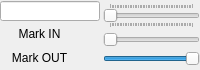
          <widget class="QFrame" name="timingControlFrame">
           <property name="enabled">
            <bool>true</bool>
           </property>
           <property name="sizePolicy">
            <sizepolicy hsizetype="Expanding" vsizetype="Maximum">
             <horstretch>0</horstretch>
             <verstretch>0</verstretch>
            </sizepolicy>
           </property>
           <property name="maximumSize">
            <size>
             <width>16777215</width>
             <height>70</height>
            </size>
           </property>
           <property name="frameShape">
            <enum>QFrame::NoFrame</enum>
           </property>
           <property name="frameShadow">
            <enum>QFrame::Plain</enum>
           </property>
           <layout class="QHBoxLayout" name="horizontalLayout">
            <property name="spacing">
             <number>3</number>
            </property>
            <property name="leftMargin">
             <number>0</number>
            </property>
            <property name="topMargin">
             <number>0</number>
            </property>
            <property name="rightMargin">
             <number>0</number>
            </property>
            <property name="bottomMargin">
             <number>0</number>
            </property>
            <item>
             <layout class="QGridLayout" name="gridLayout">
              <property name="spacing">
               <number>1</number>
              </property>
              <item row="0" column="0" colspan="2">
               <widget class="QLineEdit" name="timeLineEdit">
                <property name="sizePolicy">
                 <sizepolicy hsizetype="Fixed" vsizetype="Fixed">
                  <horstretch>0</horstretch>
                  <verstretch>0</verstretch>
                 </sizepolicy>
                </property>
                <property name="minimumSize">
                 <size>
                  <width>0</width>
                  <height>20</height>
                 </size>
                </property>
                <property name="maximumSize">
                 <size>
                  <width>100</width>
                  <height>20</height>
                 </size>
                </property>
                <property name="baseSize">
                 <size>
                  <width>0</width>
                  <height>20</height>
                 </size>
                </property>
                <property name="cursor">
                 <cursorShape>ArrowCursor</cursorShape>
                </property>
                <property name="toolTip">
                 <string>Current frame time</string>
                </property>
                <property name="layoutDirection">
                 <enum>Qt::RightToLeft</enum>
                </property>
                <property name="maxLength">
                 <number>30</number>
                </property>
                <property name="frame">
                 <bool>true</bool>
                </property>
                <property name="readOnly">
                 <bool>true</bool>
                </property>
               </widget>
              </item>
              <item row="1" column="0">
               <widget class="QPushButton" name="markInButton">
                <property name="sizePolicy">
                 <sizepolicy hsizetype="Minimum" vsizetype="Fixed">
                  <horstretch>0</horstretch>
                  <verstretch>0</verstretch>
                 </sizepolicy>
                </property>
                <property name="baseSize">
                 <size>
                  <width>60</width>
                  <height>20</height>
                 </size>
                </property>
                <property name="toolTip">
                 <string>Sets the IN mark at the current time</string>
                </property>
                <property name="layoutDirection">
                 <enum>Qt::RightToLeft</enum>
                </property>
                <property name="styleSheet">
                 <string notr="true">QPushButton { 
     border-style: solid;
     border-width: 1px;
     border-radius:5px;
	 padding: 3px;
     border-color: palette(button);
     background: transparent;
     font-size: 9pt;
}

QPushButton:pressed { 
     border-style: inset;
     border-color: palette(dark);
background-color: qradialgradient(cx: 0.7, cy: 1.5, fx: 0.7, fy: 1.9, radius: 1.5, stop: 0 palette(button), stop: 1 transparent );
}
</string>
                </property>
                <property name="text">
                 <string>Mark IN</string>
                </property>
                <property name="shortcut">
                 <string>I</string>
                </property>
               </widget>
              </item>
              <item row="1" column="1">
               <widget class="QToolButton" name="resetMarkInButton">
                <property name="enabled">
                 <bool>true</bool>
                </property>
                <property name="minimumSize">
                 <size>
                  <width>20</width>
                  <height>22</height>
                 </size>
                </property>
                <property name="maximumSize">
                 <size>
                  <width>20</width>
                  <height>22</height>
                 </size>
                </property>
                <property name="baseSize">
                 <size>
                  <width>20</width>
                  <height>22</height>
                 </size>
                </property>
                <property name="toolTip">
                 <string>Resets the IN mark at the start of file.</string>
                </property>
                <property name="layoutDirection">
                 <enum>Qt::RightToLeft</enum>
                </property>
                <property name="styleSheet">
                 <string notr="true">QToolButton { 
     border-style: solid;
     border-width: 1px;
     border-radius:3px;
	 padding: 3px;
     border-color: palette(button);
     background: transparent;
}

QToolButton:pressed { 
     border-style: inset;
     border-color: palette(dark);
background-color: qradialgradient(cx: 0.7, cy: 1.5, fx: 0.7, fy: 1.9, radius: 1.5, stop: 0 palette(button), stop: 1 transparent );
}
</string>
                </property>
                <property name="icon">
                 <iconset resource="../icons.qrc">
                  <normaloff>:/glmixer/icons/media-skip-backward.png</normaloff>:/glmixer/icons/media-skip-backward.png</iconset>
                </property>
                <property name="iconSize">
                 <size>
                  <width>12</width>
                  <height>12</height>
                 </size>
                </property>
               </widget>
              </item>
              <item row="2" column="0">
               <widget class="QPushButton" name="markOutButton">
                <property name="enabled">
                 <bool>true</bool>
                </property>
                <property name="sizePolicy">
                 <sizepolicy hsizetype="Minimum" vsizetype="Fixed">
                  <horstretch>0</horstretch>
                  <verstretch>0</verstretch>
                 </sizepolicy>
                </property>
                <property name="baseSize">
                 <size>
                  <width>60</width>
                  <height>20</height>
                 </size>
                </property>
                <property name="toolTip">
                 <string>Sets the OUT mark at the current time</string>
                </property>
                <property name="layoutDirection">
                 <enum>Qt::RightToLeft</enum>
                </property>
                <property name="styleSheet">
                 <string notr="true">QPushButton { 
     border-style: solid;
     border-width: 1px;
     border-radius:5px;
	 padding: 3px;
     border-color: palette(button);
     background: transparent;
	font-size: 9pt;
}

QPushButton:pressed { 
     border-style: inset;
     border-color: palette(dark);
background-color: qradialgradient(cx: 0.7, cy: 1.5, fx: 0.7, fy: 1.9, radius: 1.5, stop: 0 palette(button), stop: 1 transparent );
}
</string>
                </property>
                <property name="text">
                 <string>Mark OUT</string>
                </property>
                <property name="shortcut">
                 <string>O</string>
                </property>
               </widget>
              </item>
              <item row="2" column="1">
               <widget class="QToolButton" name="resetMarkOutButton">
                <property name="enabled">
                 <bool>true</bool>
                </property>
                <property name="sizePolicy">
                 <sizepolicy hsizetype="Fixed" vsizetype="Fixed">
                  <horstretch>0</horstretch>
                  <verstretch>0</verstretch>
                 </sizepolicy>
                </property>
                <property name="minimumSize">
                 <size>
                  <width>20</width>
                  <height>22</height>
                 </size>
                </property>
                <property name="maximumSize">
                 <size>
                  <width>20</width>
                  <height>22</height>
                 </size>
                </property>
                <property name="baseSize">
                 <size>
                  <width>20</width>
                  <height>22</height>
                 </size>
                </property>
                <property name="toolTip">
                 <string>Reset the OUT mark at the end of file.</string>
                </property>
                <property name="layoutDirection">
                 <enum>Qt::RightToLeft</enum>
                </property>
                <property name="styleSheet">
                 <string notr="true">QToolButton { 
     border-style: solid;
     border-width: 1px;
     border-radius:3px;
	 padding: 3px;
     border-color: palette(button);
     background: transparent;
}

QToolButton:pressed { 
     border-style: inset;
     border-color: palette(dark);
background-color: qradialgradient(cx: 0.7, cy: 1.5, fx: 0.7, fy: 1.9, radius: 1.5, stop: 0 palette(button), stop: 1 transparent );
}
</string>
                </property>
                <property name="icon">
                 <iconset resource="../icons.qrc">
                  <normaloff>:/glmixer/icons/media-skip-forward.png</normaloff>:/glmixer/icons/media-skip-forward.png</iconset>
                </property>
                <property name="iconSize">
                 <size>
                  <width>12</width>
                  <height>12</height>
                 </size>
                </property>
               </widget>
              </item>
             </layout>
            </item>
            <item>
             <layout class="QVBoxLayout" name="verticalLayout_2">
              <property name="spacing">
               <number>1</number>
              </property>
              <item>
               <widget class="QSlider" name="frameSlider">
                <property name="toolTip">
                 <string>Time line</string>
                </property>
                <property name="minimum">
                 <number>0</number>
                </property>
                <property name="maximum">
                 <number>1000</number>
                </property>
                <property name="pageStep">
                 <number>100</number>
                </property>
                <property name="tracking">
                 <bool>false</bool>
                </property>
                <property name="orientation">
                 <enum>Qt::Horizontal</enum>
                </property>
                <property name="tickPosition">
                 <enum>QSlider::TicksBothSides</enum>
                </property>
                <property name="tickInterval">
                 <number>20</number>
                </property>
               </widget>
              </item>
              <item>
               <widget class="QSlider" name="markInSlider">
                <property name="toolTip">
                 <string>Placement of the mark IN</string>
                </property>
                <property name="maximum">
                 <number>1000</number>
                </property>
                <property name="tracking">
                 <bool>true</bool>
                </property>
                <property name="orientation">
                 <enum>Qt::Horizontal</enum>
                </property>
                <property name="tickPosition">
                 <enum>QSlider::NoTicks</enum>
                </property>
               </widget>
              </item>
              <item>
               <widget class="QSlider" name="markOutSlider">
                <property name="toolTip">
                 <string>Placement of the mark OUT</string>
                </property>
                <property name="minimum">
                 <number>0</number>
                </property>
                <property name="maximum">
                 <number>1000</number>
                </property>
                <property name="value">
                 <number>1000</number>
                </property>
                <property name="tracking">
                 <bool>true</bool>
                </property>
                <property name="orientation">
                 <enum>Qt::Horizontal</enum>
                </property>
                <property name="tickPosition">
                 <enum>QSlider::NoTicks</enum>
                </property>
                <property name="tickInterval">
                 <number>200</number>
                </property>
               </widget>
              </item>
             </layout>
            </item>
           </layout>
          </widget>
